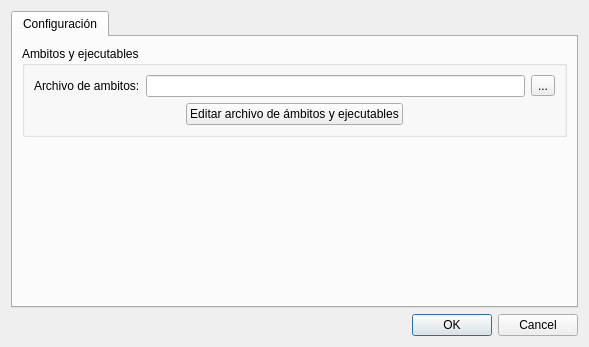
<?xml version="1.0" encoding="UTF-8"?>
<ui version="4.0">
 <class>PreferenciasAvanzadasDialog</class>
 <widget class="QDialog" name="PreferenciasAvanzadasDialog">
  <property name="geometry">
   <rect>
    <x>0</x>
    <y>0</y>
    <width>589</width>
    <height>347</height>
   </rect>
  </property>
  <property name="windowTitle">
   <string>Dialog</string>
  </property>
  <layout class="QVBoxLayout" name="verticalLayout_3">
   <item>
    <widget class="QTabWidget" name="tabWidget">
     <widget class="QWidget" name="tab">
      <attribute name="title">
       <string>Configuración</string>
      </attribute>
      <layout class="QVBoxLayout" name="verticalLayout_2">
       <item>
        <widget class="QGroupBox" name="groupBox">
         <property name="title">
          <string>Ambitos y ejecutables</string>
         </property>
         <layout class="QVBoxLayout" name="verticalLayout">
          <item>
           <layout class="QHBoxLayout" name="horizontalLayout">
            <item>
             <widget class="QLabel" name="label">
              <property name="text">
               <string>Archivo de ambitos:</string>
              </property>
             </widget>
            </item>
            <item>
             <widget class="QLineEdit" name="pathAmbitoLine">
              <property name="enabled">
               <bool>true</bool>
              </property>
              <property name="text">
               <string/>
              </property>
              <property name="readOnly">
               <bool>true</bool>
              </property>
             </widget>
            </item>
            <item>
             <widget class="QToolButton" name="browseAmbitoButton">
              <property name="text">
               <string>...</string>
              </property>
             </widget>
            </item>
           </layout>
          </item>
          <item>
           <layout class="QHBoxLayout" name="horizontalLayout_2">
            <item>
             <spacer name="horizontalSpacer">
              <property name="orientation">
               <enum>Qt::Horizontal</enum>
              </property>
              <property name="sizeHint" stdset="0">
               <size>
                <width>40</width>
                <height>20</height>
               </size>
              </property>
             </spacer>
            </item>
            <item>
             <widget class="QPushButton" name="editAmbitoButton">
              <property name="text">
               <string>Editar archivo de ámbitos y ejecutables</string>
              </property>
             </widget>
            </item>
            <item>
             <spacer name="horizontalSpacer_2">
              <property name="orientation">
               <enum>Qt::Horizontal</enum>
              </property>
              <property name="sizeHint" stdset="0">
               <size>
                <width>108</width>
                <height>20</height>
               </size>
              </property>
             </spacer>
            </item>
           </layout>
          </item>
         </layout>
        </widget>
       </item>
       <item>
        <spacer name="verticalSpacer">
         <property name="orientation">
          <enum>Qt::Vertical</enum>
         </property>
         <property name="sizeHint" stdset="0">
          <size>
           <width>20</width>
           <height>138</height>
          </size>
         </property>
        </spacer>
       </item>
      </layout>
     </widget>
    </widget>
   </item>
   <item>
    <widget class="QDialogButtonBox" name="buttonBox">
     <property name="orientation">
      <enum>Qt::Horizontal</enum>
     </property>
     <property name="standardButtons">
      <set>QDialogButtonBox::Cancel|QDialogButtonBox::Ok</set>
     </property>
    </widget>
   </item>
  </layout>
 </widget>
 <resources/>
 <connections>
  <connection>
   <sender>buttonBox</sender>
   <signal>accepted()</signal>
   <receiver>PreferenciasAvanzadasDialog</receiver>
   <slot>accept()</slot>
   <hints>
    <hint type="sourcelabel">
     <x>248</x>
     <y>254</y>
    </hint>
    <hint type="destinationlabel">
     <x>157</x>
     <y>274</y>
    </hint>
   </hints>
  </connection>
  <connection>
   <sender>buttonBox</sender>
   <signal>rejected()</signal>
   <receiver>PreferenciasAvanzadasDialog</receiver>
   <slot>reject()</slot>
   <hints>
    <hint type="sourcelabel">
     <x>316</x>
     <y>260</y>
    </hint>
    <hint type="destinationlabel">
     <x>286</x>
     <y>274</y>
    </hint>
   </hints>
  </connection>
 </connections>
</ui>
